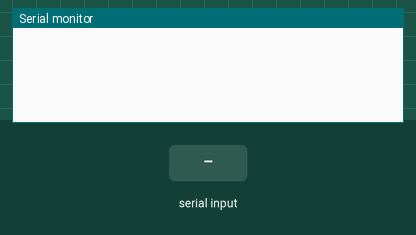
The sketch below on a simulated Arduino Uno, built with avr-gcc and run on an emulated ATmega328P. Shown: the last lines printed to the serial monitor. Inputs (shaded band) come from the test bench.

Above: at 1.2 s.
1.3 s: "O" received over Serial
At 2.4 s:
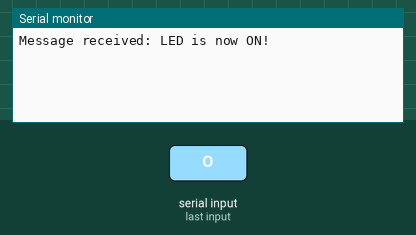
2.8 s: "X" received over Serial
At 3.6 s:
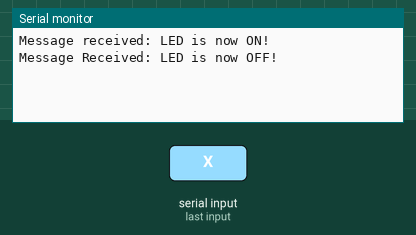
4.3 s: "1" received over Serial
At 4.7 s:
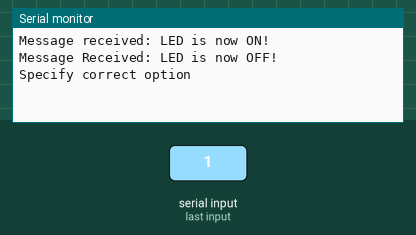

The sketch:

Lab_10_Bluetooth.ino
```cpp
void setup() {
 //pinMode(led_pin, OUTPUT);
 Serial.begin(9600);
}

void loop() {

 if (Serial.available())
    {
      char data_received;
      data_received = Serial.read();
      if (data_received == 'O')
      {
       //digitalWrite(led_pin, HIGH);
       Serial.write("Message received: ");
       Serial.write("LED is now ON!\n");
      }
      else if (data_received == 'X')
      {
       //digitalWrite(led_pin, LOW);
       Serial.write("Message Received: ");
       Serial.write("LED is now OFF!\n");
      }
      else
      {
       Serial.write("Specify correct option\n");
      }
    }
}
```

Measured:
- after the input at 1.3 s, the serial monitor: prints a new line at once (image 1)
- after the input at 2.8 s, the serial monitor: prints a new line at once (image 2)
- after the input at 4.3 s, the serial monitor: prints a new line at once (image 3)
